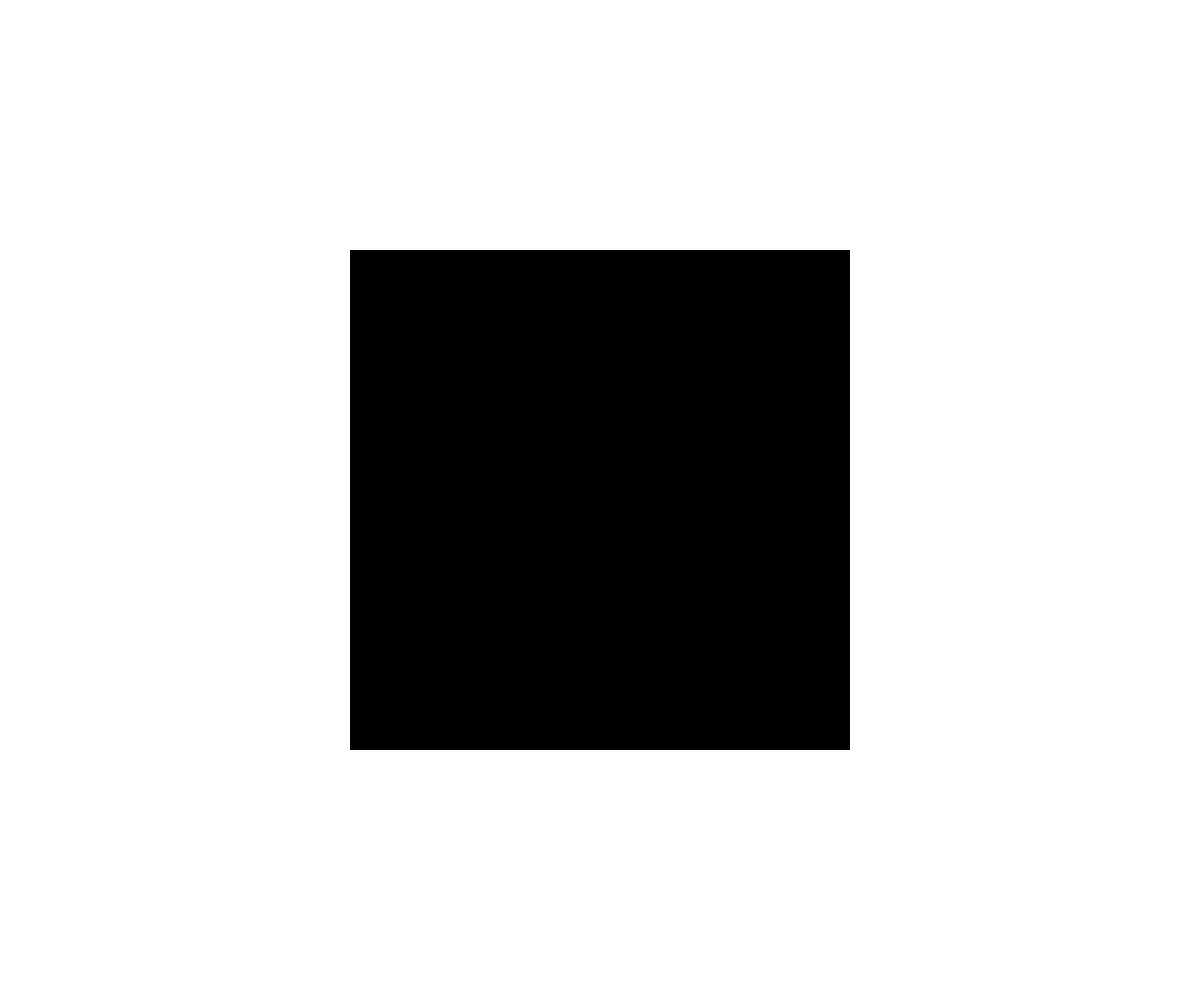
Frame 1 (no input)
Frame 60 (no input): identical to frame 1, image omitted
Frame 120 (the mouse pressed at the canvas centre since frame 60): identical to frame 1, image omitted

The p5.js sketch that drew this single still picture (run headless with seeded random() and noise() and a simulated clock; from frame 60 on, the mouse is pressed at the canvas centre):

// p5.js sketch
// ── sketch.js

let shapeId = 0

window.setup = function () {

    createCanvas(windowWidth, windowHeight);

    angleMode(DEGREES)
}

window.windowResized = function () {
    resizeCanvas(windowWidth, windowHeight);
}

window.mouseClicked = function () {
    shapeId++
    shapeId %= 2
}

window.draw = function () {


    background(255);


    const sceneSize = min(width, height)

    const centerX = width / 2
    const centerY = height / 2
    const objSize = sceneSize / 2
    const strokeW = objSize / 20

    switch (shapeId) {
        case 0:
            fill(0)
            noStroke()
            rectMode(CENTER)
            rect(centerX, centerY, objSize, objSize)
            break;

        case 1:
            fill(0)
            noStroke()
            circle(centerX, centerY, objSize)
            break;

        case 2:

            fill(0)
            noStroke()
            const gridCount = 5
            const pointSize = strokeW

            for (let x = 0; x < gridCount; x++) {
                for (let y = 0; y < gridCount; y++) {
                    const xPos = map(x, 0, gridCount - 1, centerX - objSize / 2, centerX + objSize / 2, x)
                    const yPos = map(y, 0, gridCount - 1, centerY - objSize / 2, centerY + objSize / 2, y)
                    circle(xPos, yPos, pointSize)
                }
            }
            break

        case 3:

            fill(0)
            noStroke()
            rectMode(CENTER)
            strokeWeight(strokeW)
            stroke(0)
            line(centerX - objSize / 2, centerY, centerX + objSize / 2, centerY)
            line(centerX, centerY - objSize / 2, centerX, centerY + objSize / 2)
            break;
    }

}
